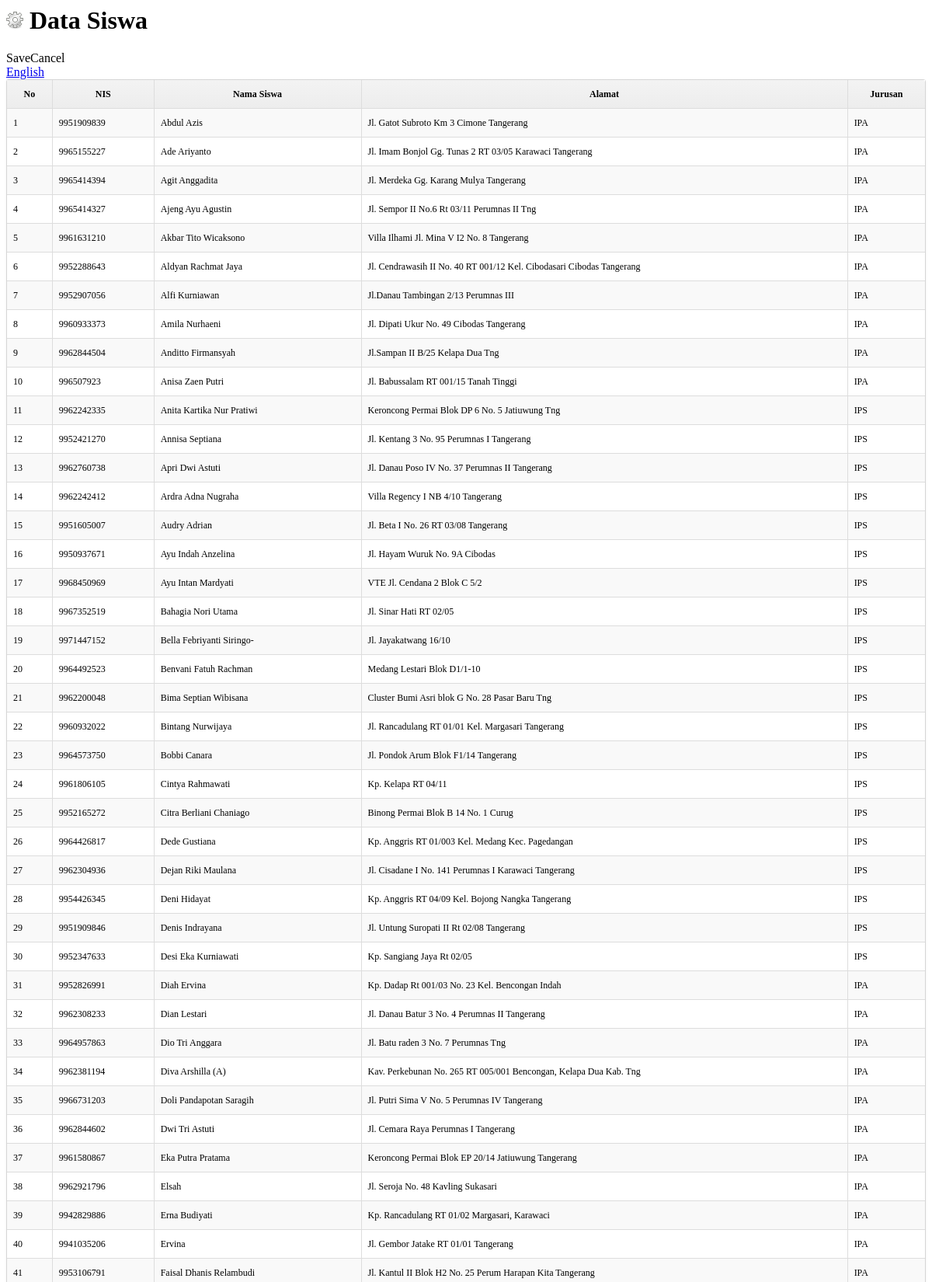
Screenshot of /admin/siswa/dataSiswas.php (upper part) with the database file from the repository.
### tables this page shows
CREATE TABLE IF NOT EXISTS `siswa` (
  `id_siswa` int(11) NOT NULL AUTO_INCREMENT,
  `nis` varchar(12) NOT NULL,
  `nama_siswa` varchar(25) NOT NULL,
  `password` varchar(15) NOT NULL,
  `alamat` text NOT NULL,
  `id_jrsn` int(11) NOT NULL,
  PRIMARY KEY (`id_siswa`),
  UNIQUE KEY `nis` (`nis`)
);

CREATE TABLE IF NOT EXISTS `jurusan` (
  `id_jrsn` int(11) NOT NULL AUTO_INCREMENT,
  `kd_jrsn` varchar(15) NOT NULL,
  `nama_jrsn` varchar(25) NOT NULL,
  PRIMARY KEY (`id_jrsn`)
);

### admin/siswa/dataSiswas.php (the view, shortened to what this page needs)
<link href="./../css/dataTables.css" rel="stylesheet">
<div class="heading">
      <h1><img src="../image/product.png" alt="" /> Data Siswa</h1>
      <div class="buttons"><a  class="button" id="save">Save</a><a  class="button" id="cancel">Cancel</a></div>
    </div>
     <div class="content">
<div id="tab-general">
          <div id="languages" class="htabs">
                        <a href="#" title="English" /> English</a>
                      </div>
                    <div id="language1">
                   <div id="container">
			<div class="box">
            	<div class="box-content nopadding">
					<table id="dt-example" cellpadding="0" cellspacing="0" border="0" class="table-dt table-striped-dt table-bordered-dt dataTable" >
						<thead>
							<tr>
								<th>No</th>
								<th>NIS</th>
								<th>Nama Siswa</th>
                                <th>Alamat</th>
								<th>Jurusan</th>
							</tr>
						</thead>
						<tbody>
                        <?php
						$no=1;
						$q=mysql_query("select siswa.*,jurusan.nama_jrsn from siswa join jurusan on siswa.id_jrsn=jurusan.id_jrsn");
						while($data=mysql_fetch_array($q)){
						?>
							<tr class="gradeX">
								<td><?php echo $no; ?></td>
								<td>
									<?php echo $data[1]?>
									</td>
								<td><?php echo $data[2]?></td>
                                <td>
									<?php echo $data[4]?>
									</td>
								<td><?php echo $data[6]?></td>
							</tr>
                            <?php $no++;}?>
						</tbody>
					</table>
				</div>
			</div>
		</div>
          </div>
                  </div>
                  </div>

### css/dataTables.css (style rules this page uses)
.table-dt { width: 100%; margin-bottom: 0px; font-size: 12px; }
.table-dt th, .table-dt td { padding: 8px; line-height: 20px; text-align: left; vertical-align: top; border-top: 1px solid #dddddd; }
.table-dt th { font-weight: bold; }
.table-dt thead th { vertical-align: bottom; }
.table-dt caption + thead tr:first-child th, .table-dt caption + thead tr:first-child td, .table-dt colgroup + thead tr:first-child th, .table-dt colgroup + thead tr:first-child td, .table-dt thead:first-child tr:first-child th, .table-dt thead:first-child tr:first-child td { border-top: 0; }
.table-striped-dt tbody > tr:nth-child(odd) > td, .table-striped-dt tbody > tr:nth-child(odd) > th { background-color: #f9f9f9; }
.table-bordered-dt { border: 1px solid #dddddd; border-collapse: separate; *border-collapse: collapse; border-left: 0; -webkit-border-radius: 0px; -moz-border-radius: 0px; border-radius: 0px; }
.table-bordered-dt th, .table-bordered-dt td { border-left: 1px solid #dddddd; }
.table-bordered-dt th:first-child, .table-bordered-dt td:first-child { border-left: 0px; }
.table-bordered-dt caption + thead tr:first-child th, .table-bordered-dt caption + tbody tr:first-child th, .table-bordered-dt caption + tbody tr:first-child td, .table-bordered-dt colgroup + thead tr:first-child th, .table-bordered-dt colgroup + tbody tr:first-child th, .table-bordered-dt colgroup + tbody tr:first-child td, .table-bordered-dt thead:first-child tr:first-child th, .table-bordered-dt tbody:first-child tr:first-child th, .table-bordered-dt tbody:first-child tr:first-child td { border-top: 0; }
.table-bordered-dt thead:first-child tr:first-child > th:first-child, .table-bordered-dt tbody:first-child tr:first-child > td:first-child, .table-bordered-dt tbody:first-child tr:first-child > th:first-child { -webkit-border-top-left-radius: 0px; border-top-left-radius: 0px; -moz-border-radius-topleft: 0px; }
.table-bordered-dt thead:first-child tr:first-child > th:last-child, .table-bordered-dt tbody:first-child tr:first-child > td:last-child, .table-bordered-dt tbody:first-child tr:first-child > th:last-child { -webkit-border-top-right-radius: 4px; border-top-right-radius: 4px; -moz-border-radius-topright: 4px; }
.box { border: 1px solid #d6d6d6; box-shadow: 0 1px 3px rgba(100,100,100,0.1); border-radius: 3px 3px 0 0; overflow: visible; position: relative; }
.box-content, .box-content.collapse.in { background-color: #ffffff; padding: 0px; }
table th { background-color: #f2f2f2; background-image: -moz-linear-gradient(top, #f3f3f3, #ededed); background-image: -ms-linear-gradient(top, #f3f3f3, #ededed); background-image: -webkit-gradient(linear, 0 0, 0 100%, from(#f3f3f3), to(#ededed)); background-image: -webkit-linear-gradient(top, #f3f3f3, #ededed); background-image: -o-linear-gradient(top, #f3f3f3, #ededed); background-image: linear-gradient(top, #f3f3f3, #ededed); text-align: center !important; }
.nopadding .table-bordered-dt { border: 0; }

### rows the page displays
siswa: nis "9951909839", nama_siswa "Abdul Azis", alamat "Jl. Gatot Subroto Km 3 Cimone Tangerang", id_jrsn.nama_jrsn "IPA"
siswa: nis "9965155227", nama_siswa "Ade Ariyanto", alamat "Jl. Imam Bonjol Gg. Tunas 2 RT 03/05 Karawaci Tangerang", id_jrsn.nama_jrsn "IPA"
siswa: nis "9965414394", nama_siswa "Agit Anggadita", alamat "Jl. Merdeka Gg. Karang Mulya Tangerang", id_jrsn.nama_jrsn "IPA"
siswa: nis "9965414327", nama_siswa "Ajeng Ayu Agustin", alamat "Jl. Sempor II No.6 Rt 03/11 Perumnas II Tng", id_jrsn.nama_jrsn "IPA"
siswa: nis "9961631210", nama_siswa "Akbar Tito Wicaksono", alamat "Villa Ilhami Jl. Mina V I2 No. 8 Tangerang", id_jrsn.nama_jrsn "IPA"
siswa: nis "9952288643", nama_siswa "Aldyan Rachmat Jaya", alamat "Jl. Cendrawasih II No. 40 RT 001/12 Kel. Cibodasari Cibodas Tangerang", id_jrsn.nama_jrsn "IPA"
siswa: nis "9952907056", nama_siswa "Alfi Kurniawan", alamat "Jl.Danau Tambingan 2/13 Perumnas III", id_jrsn.nama_jrsn "IPA"
siswa: nis "9960933373", nama_siswa "Amila Nurhaeni", alamat "Jl. Dipati Ukur No. 49 Cibodas Tangerang", id_jrsn.nama_jrsn "IPA"
siswa: nis "9962844504", nama_siswa "Anditto Firmansyah", alamat "Jl.Sampan II B/25 Kelapa Dua Tng", id_jrsn.nama_jrsn "IPA"
siswa: nis "996507923", nama_siswa "Anisa Zaen Putri", alamat "Jl. Babussalam RT 001/15 Tanah Tinggi", id_jrsn.nama_jrsn "IPA"
siswa: nis "9962242335", nama_siswa "Anita Kartika Nur Pratiwi", alamat "Keroncong Permai Blok DP 6 No. 5 Jatiuwung Tng", id_jrsn.nama_jrsn "IPS"
siswa: nis "9952421270", nama_siswa "Annisa Septiana", alamat "Jl. Kentang 3 No. 95 Perumnas I Tangerang", id_jrsn.nama_jrsn "IPS"
siswa: nis "9962760738", nama_siswa "Apri Dwi Astuti", alamat "Jl. Danau Poso IV No. 37 Perumnas II Tangerang", id_jrsn.nama_jrsn "IPS"
siswa: nis "9962242412", nama_siswa "Ardra Adna Nugraha", alamat "Villa Regency I NB 4/10 Tangerang", id_jrsn.nama_jrsn "IPS"
siswa: nis "9951605007", nama_siswa "Audry Adrian", alamat "Jl. Beta I No. 26 RT 03/08 Tangerang", id_jrsn.nama_jrsn "IPS"
siswa: nis "9950937671", nama_siswa "Ayu Indah Anzelina", alamat "Jl. Hayam Wuruk No. 9A Cibodas", id_jrsn.nama_jrsn "IPS"
siswa: nis "9968450969", nama_siswa "Ayu Intan Mardyati", alamat "VTE Jl. Cendana 2 Blok C 5/2", id_jrsn.nama_jrsn "IPS"
siswa: nis "9967352519", nama_siswa "Bahagia Nori Utama", alamat "Jl. Sinar Hati RT 02/05", id_jrsn.nama_jrsn "IPS"
siswa: nis "9971447152", nama_siswa "Bella Febriyanti Siringo-", alamat "Jl. Jayakatwang 16/10", id_jrsn.nama_jrsn "IPS"
siswa: nis "9964492523", nama_siswa "Benvani Fatuh Rachman", alamat "Medang Lestari Blok D1/1-10", id_jrsn.nama_jrsn "IPS"
siswa: nis "9962200048", nama_siswa "Bima Septian Wibisana", alamat "Cluster Bumi Asri blok G No. 28 Pasar Baru Tng", id_jrsn.nama_jrsn "IPS"
siswa: nis "9960932022", nama_siswa "Bintang Nurwijaya", alamat "Jl. Rancadulang RT 01/01 Kel. Margasari Tangerang", id_jrsn.nama_jrsn "IPS"
siswa: nis "9964573750", nama_siswa "Bobbi Canara", alamat "Jl. Pondok Arum Blok F1/14 Tangerang", id_jrsn.nama_jrsn "IPS"
siswa: nis "9961806105", nama_siswa "Cintya Rahmawati", alamat "Kp. Kelapa RT 04/11", id_jrsn.nama_jrsn "IPS"
siswa: nis "9952165272", nama_siswa "Citra Berliani Chaniago", alamat "Binong Permai Blok B 14 No. 1 Curug", id_jrsn.nama_jrsn "IPS"
siswa: nis "9964426817", nama_siswa "Dede Gustiana", alamat "Kp. Anggris RT 01/003 Kel. Medang Kec. Pagedangan", id_jrsn.nama_jrsn "IPS"
siswa: nis "9962304936", nama_siswa "Dejan Riki Maulana", alamat "Jl. Cisadane I No. 141 Perumnas I Karawaci Tangerang", id_jrsn.nama_jrsn "IPS"
siswa: nis "9954426345", nama_siswa "Deni Hidayat", alamat "Kp. Anggris RT 04/09 Kel. Bojong Nangka Tangerang", id_jrsn.nama_jrsn "IPS"
siswa: nis "9951909846", nama_siswa "Denis Indrayana", alamat "Jl. Untung Suropati II Rt 02/08 Tangerang", id_jrsn.nama_jrsn "IPS"
siswa: nis "9952347633", nama_siswa "Desi Eka Kurniawati", alamat "Kp. Sangiang Jaya Rt 02/05", id_jrsn.nama_jrsn "IPS"
siswa: nis "9952826991", nama_siswa "Diah Ervina", alamat "Kp. Dadap Rt 001/03 No. 23 Kel. Bencongan Indah", id_jrsn.nama_jrsn "IPA"
siswa: nis "9962308233", nama_siswa "Dian Lestari", alamat "Jl. Danau Batur 3 No. 4 Perumnas II Tangerang", id_jrsn.nama_jrsn "IPA"
siswa: nis "9964957863", nama_siswa "Dio Tri Anggara", alamat "Jl. Batu raden 3 No. 7 Perumnas Tng", id_jrsn.nama_jrsn "IPA"
siswa: nis "9962381194", nama_siswa "Diva Arshilla (A)", alamat "Kav. Perkebunan No. 265 RT 005/001 Bencongan, Kelapa Dua Kab. Tng", id_jrsn.nama_jrsn "IPA"
siswa: nis "9966731203", nama_siswa "Doli Pandapotan Saragih", alamat "Jl. Putri Sima V No. 5 Perumnas IV Tangerang", id_jrsn.nama_jrsn "IPA"
siswa: nis "9962844602", nama_siswa "Dwi Tri Astuti", alamat "Jl. Cemara Raya Perumnas I Tangerang", id_jrsn.nama_jrsn "IPA"
siswa: nis "9961580867", nama_siswa "Eka Putra Pratama", alamat "Keroncong Permai Blok EP 20/14 Jatiuwung Tangerang", id_jrsn.nama_jrsn "IPA"
siswa: nis "9962921796", nama_siswa "Elsah", alamat "Jl. Seroja No. 48 Kavling Sukasari", id_jrsn.nama_jrsn "IPA"
siswa: nis "9942829886", nama_siswa "Erna Budiyati", alamat "Kp. Rancadulang RT 01/02 Margasari, Karawaci", id_jrsn.nama_jrsn "IPA"
siswa: nis "9941035206", nama_siswa "Ervina", alamat "Jl. Gembor Jatake RT 01/01 Tangerang", id_jrsn.nama_jrsn "IPA"
siswa: nis "9953106791", nama_siswa "Faisal Dhanis Relambudi", alamat "Jl. Kantul II Blok H2 No. 25 Perum Harapan Kita Tangerang", id_jrsn.nama_jrsn "IPA"
